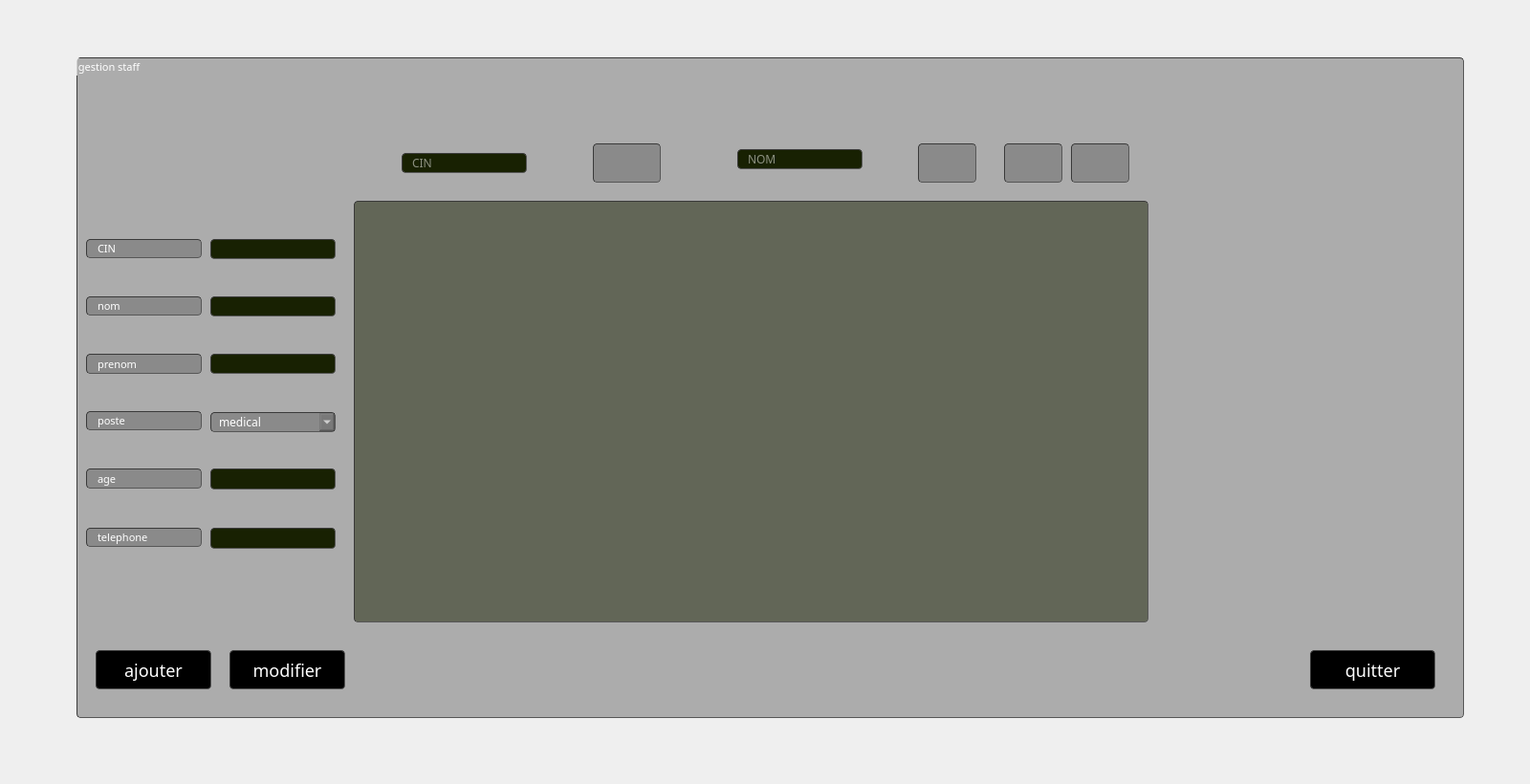
     <widget class="QWidget" name="tab_6">
      <attribute name="title">
       <string>staff</string>
      </attribute>
      <widget class="QGroupBox" name="groupBox_7">
       <property name="geometry">
        <rect>
         <x>80</x>
         <y>60</y>
         <width>1451</width>
         <height>691</height>
        </rect>
       </property>
       <property name="font">
        <font>
         <family>century gothic</family>
         <pointsize>8</pointsize>
         <weight>9</weight>
         <italic>false</italic>
         <bold>false</bold>
        </font>
       </property>
       <property name="styleSheet">
        <string notr="true">border-width: 1px; border-radius: 4px;
	border-color: rgb(58, 58, 58);
	border-style: inset;
	padding: 0 8px;
	color: rgb(255, 255, 255);
	
background-color:rgba(105, 105, 105,0.5);
	selection-background-color:#ffffff;
	selection-color:#ffffff;
font: 75 8pt &quot;MS Shell Dlg 2&quot;;
font-family: century gothic;</string>
       </property>
       <property name="title">
        <string>gestion staff</string>
       </property>
       <widget class="QLabel" name="label_51">
        <property name="geometry">
         <rect>
          <x>10</x>
          <y>190</y>
          <width>121</width>
          <height>20</height>
         </rect>
        </property>
        <property name="font">
         <font>
          <family>century gothic</family>
          <pointsize>8</pointsize>
          <weight>9</weight>
          <italic>false</italic>
          <bold>false</bold>
         </font>
        </property>
        <property name="styleSheet">
         <string notr="true">border-width: 1px; border-radius: 4px;
	border-color: rgb(58, 58, 58);
	border-style: inset;
	padding: 0 8px;
	color: rgb(255, 255, 255);
	
background-color:rgba(105, 105, 105,0.5);
	selection-background-color:#ffffff;
	selection-color:#ffffff;
font: 75 8pt &quot;MS Shell Dlg 2&quot;;
font-family: century gothic;</string>
        </property>
        <property name="text">
         <string>CIN</string>
        </property>
       </widget>
       <widget class="QLabel" name="label_52">
        <property name="geometry">
         <rect>
          <x>10</x>
          <y>370</y>
          <width>121</width>
          <height>20</height>
         </rect>
        </property>
        <property name="font">
         <font>
          <family>century gothic</family>
          <pointsize>8</pointsize>
          <weight>9</weight>
          <italic>false</italic>
          <bold>false</bold>
         </font>
        </property>
        <property name="styleSheet">
         <string notr="true">border-width: 1px; border-radius: 4px;
	border-color: rgb(58, 58, 58);
	border-style: inset;
	padding: 0 8px;
	color: rgb(255, 255, 255);
	
background-color:rgba(105, 105, 105,0.5);
	selection-background-color:#ffffff;
	selection-color:#ffffff;
font: 75 8pt &quot;MS Shell Dlg 2&quot;;
font-family: century gothic;</string>
        </property>
        <property name="text">
         <string>poste</string>
        </property>
       </widget>
       <widget class="QPushButton" name="pushButton_7">
        <property name="geometry">
         <rect>
          <x>1290</x>
          <y>620</y>
          <width>131</width>
          <height>41</height>
         </rect>
        </property>
        <property name="styleSheet">
         <string notr="true">font: 75 8pt &quot;MS Shell Dlg 2&quot;;

background-color:rgb(0, 0, 0);
border-radius: 4px;
	border-color: rgb(58, 58, 58);
	border-style: inset;
font-family: century gothic;
font-size: 18px;
color: rgb(255, 255, 255);</string>
        </property>
        <property name="text">
         <string>quitter</string>
        </property>
       </widget>
       <widget class="QLineEdit" name="lineEdit_nom_2">
        <property name="geometry">
         <rect>
          <x>140</x>
          <y>250</y>
          <width>131</width>
          <height>21</height>
         </rect>
        </property>
        <property name="styleSheet">
         <string>border-width: 1px; border-radius: 4px;
	border-color: rgb(58, 58, 58);
	border-style: inset;
	padding: 0 8px;
	color: rgb(255, 255, 255);
	
background-color: rgb(24, 33, 2);
	selection-background-color:#ffffff;
	selection-color:#ffffff</string>
        </property>
       </widget>
       <widget class="QPushButton" name="pushButton_8">
        <property name="geometry">
         <rect>
          <x>20</x>
          <y>620</y>
          <width>121</width>
          <height>41</height>
         </rect>
        </property>
        <property name="styleSheet">
         <string notr="true">font: 75 8pt &quot;MS Shell Dlg 2&quot;;

background-color:rgb(0, 0, 0);
border-radius: 4px;
	border-color: rgb(58, 58, 58);
	border-style: inset;
font-family: century gothic;
font-size: 18px;
color: rgb(255, 255, 255);</string>
        </property>
        <property name="text">
         <string>ajouter</string>
        </property>
       </widget>
       <widget class="QLineEdit" name="lineEdit_cin_2">
        <property name="geometry">
         <rect>
          <x>140</x>
          <y>190</y>
          <width>131</width>
          <height>21</height>
         </rect>
        </property>
        <property name="styleSheet">
         <string>border-width: 1px; border-radius: 4px;
	border-color: rgb(58, 58, 58);
	border-style: inset;
	padding: 0 8px;
	color: rgb(255, 255, 255);
	
background-color: rgb(24, 33, 2);
	selection-background-color:#ffffff;
	selection-color:#ffffff</string>
        </property>
       </widget>
       <widget class="QLabel" name="label_53">
        <property name="geometry">
         <rect>
          <x>10</x>
          <y>250</y>
          <width>121</width>
          <height>20</height>
         </rect>
        </property>
        <property name="font">
         <font>
          <family>century gothic</family>
          <pointsize>8</pointsize>
          <weight>9</weight>
          <italic>false</italic>
          <bold>false</bold>
         </font>
        </property>
        <property name="styleSheet">
         <string notr="true">border-width: 1px; border-radius: 4px;
	border-color: rgb(58, 58, 58);
	border-style: inset;
	padding: 0 8px;
	color: rgb(255, 255, 255);
	
background-color:rgba(105, 105, 105,0.5);
	selection-background-color:#ffffff;
	selection-color:#ffffff;
font: 75 8pt &quot;MS Shell Dlg 2&quot;;
font-family: century gothic;</string>
        </property>
        <property name="text">
         <string>nom</string>
        </property>
       </widget>
       <widget class="QLabel" name="label_54">
        <property name="geometry">
         <rect>
          <x>10</x>
          <y>310</y>
          <width>121</width>
          <height>21</height>
         </rect>
        </property>
        <property name="font">
         <font>
          <family>century gothic</family>
          <pointsize>8</pointsize>
          <weight>9</weight>
          <italic>false</italic>
          <bold>false</bold>
         </font>
        </property>
        <property name="styleSheet">
         <string notr="true">border-width: 1px; border-radius: 4px;
	border-color: rgb(58, 58, 58);
	border-style: inset;
	padding: 0 8px;
	color: rgb(255, 255, 255);
	
background-color:rgba(105, 105, 105,0.5);
	selection-background-color:#ffffff;
	selection-color:#ffffff;
font: 75 8pt &quot;MS Shell Dlg 2&quot;;
font-family: century gothic;</string>
        </property>
        <property name="text">
         <string>prenom</string>
        </property>
       </widget>
       <widget class="QLineEdit" name="lineEdit_prenom_2">
        <property name="geometry">
         <rect>
          <x>140</x>
          <y>310</y>
          <width>131</width>
          <height>21</height>
         </rect>
        </property>
        <property name="styleSheet">
         <string>border-width: 1px; border-radius: 4px;
	border-color: rgb(58, 58, 58);
	border-style: inset;
	padding: 0 8px;
	color: rgb(255, 255, 255);
	
background-color: rgb(24, 33, 2);
	selection-background-color:#ffffff;
	selection-color:#ffffff</string>
        </property>
       </widget>
       <widget class="QPushButton" name="pushButton_14">
        <property name="geometry">
         <rect>
          <x>160</x>
          <y>620</y>
          <width>121</width>
          <height>41</height>
         </rect>
        </property>
        <property name="styleSheet">
         <string notr="true">font: 75 8pt &quot;MS Shell Dlg 2&quot;;

background-color:rgb(0, 0, 0);
border-radius: 4px;
	border-color: rgb(58, 58, 58);
	border-style: inset;
font-family: century gothic;
font-size: 18px;
color: rgb(255, 255, 255);</string>
        </property>
        <property name="text">
         <string>modifier</string>
        </property>
       </widget>
       <widget class="QTableView" name="tablestaff">
        <property name="geometry">
         <rect>
          <x>290</x>
          <y>150</y>
          <width>831</width>
          <height>441</height>
         </rect>
        </property>
        <property name="styleSheet">
         <string notr="true">QTableView {
background: rgba(255, 255, 255,0.5);
background-color: rgba(24, 33, 2,0.5);
}
QTableView QTableCornerButton::section
{
     background: rgb(114, 124, 127);
}
QTableView::item:focus

{
    color:black;
}
QTableView::item:selected
{
    color:black;
     background: rgba(0, 0, 0, 50%);
}
QHeaderView::section
{

     background:black;
}
</string>
        </property>
       </widget>
       <widget class="QLineEdit" name="lineEdit_age_2">
        <property name="geometry">
         <rect>
          <x>140</x>
          <y>430</y>
          <width>131</width>
          <height>22</height>
         </rect>
        </property>
        <property name="styleSheet">
         <string>border-width: 1px; border-radius: 4px;
	border-color: rgb(58, 58, 58);
	border-style: inset;
	padding: 0 8px;
	color: rgb(255, 255, 255);
	
background-color: rgb(24, 33, 2);
	selection-background-color:#ffffff;
	selection-color:#ffffff</string>
        </property>
       </widget>
       <widget class="QLabel" name="label_55">
        <property name="geometry">
         <rect>
          <x>10</x>
          <y>430</y>
          <width>121</width>
          <height>21</height>
         </rect>
        </property>
        <property name="font">
         <font>
          <family>century gothic</family>
          <pointsize>8</pointsize>
          <weight>9</weight>
          <italic>false</italic>
          <bold>false</bold>
         </font>
        </property>
        <property name="styleSheet">
         <string notr="true">border-width: 1px; border-radius: 4px;
	border-color: rgb(58, 58, 58);
	border-style: inset;
	padding: 0 8px;
	color: rgb(255, 255, 255);
	
background-color:rgba(105, 105, 105,0.5);
	selection-background-color:#ffffff;
	selection-color:#ffffff;
font: 75 8pt &quot;MS Shell Dlg 2&quot;;
font-family: century gothic;</string>
        </property>
        <property name="text">
         <string>age</string>
        </property>
       </widget>
       <widget class="QLineEdit" name="lineEdit_tel">
        <property name="geometry">
         <rect>
          <x>140</x>
          <y>492</y>
          <width>131</width>
          <height>22</height>
         </rect>
        </property>
        <property name="styleSheet">
         <string>border-width: 1px; border-radius: 4px;
	border-color: rgb(58, 58, 58);
	border-style: inset;
	padding: 0 8px;
	color: rgb(255, 255, 255);
	
background-color: rgb(24, 33, 2);
	selection-background-color:#ffffff;
	selection-color:#ffffff</string>
        </property>
       </widget>
       <widget class="QLabel" name="label_56">
        <property name="geometry">
         <rect>
          <x>10</x>
          <y>492</y>
          <width>121</width>
          <height>20</height>
         </rect>
        </property>
        <property name="font">
         <font>
          <family>century gothic</family>
          <pointsize>8</pointsize>
          <weight>9</weight>
          <italic>false</italic>
          <bold>false</bold>
         </font>
        </property>
        <property name="styleSheet">
         <string notr="true">border-width: 1px; border-radius: 4px;
	border-color: rgb(58, 58, 58);
	border-style: inset;
	padding: 0 8px;
	color: rgb(255, 255, 255);
	
background-color:rgba(105, 105, 105,0.5);
	selection-background-color:#ffffff;
	selection-color:#ffffff;
font: 75 8pt &quot;MS Shell Dlg 2&quot;;
font-family: century gothic;</string>
        </property>
        <property name="text">
         <string>telephone</string>
        </property>
       </widget>
       <widget class="QLineEdit" name="lineEdit_cins">
        <property name="geometry">
         <rect>
          <x>340</x>
          <y>100</y>
          <width>131</width>
          <height>21</height>
         </rect>
        </property>
        <property name="styleSheet">
         <string notr="true">border-width: 1px; border-radius: 4px;
	border-color: rgb(58, 58, 58);
	border-style: inset;
	padding: 0 8px;
	color: rgb(255, 255, 255);
	
background-color: rgb(24, 33, 2);
	selection-background-color:#ffffff;
	selection-color:#ffffff</string>
        </property>
        <property name="placeholderText">
         <string>CIN</string>
        </property>
       </widget>
       <widget class="QPushButton" name="pushButton_15">
        <property name="geometry">
         <rect>
          <x>540</x>
          <y>90</y>
          <width>71</width>
          <height>41</height>
         </rect>
        </property>
        <property name="styleSheet">
         <string notr="true">image: url(:/img/img/delete.png);</string>
        </property>
        <property name="text">
         <string/>
        </property>
       </widget>
       <widget class="QPushButton" name="pushButton_17">
        <property name="geometry">
         <rect>
          <x>970</x>
          <y>90</y>
          <width>61</width>
          <height>41</height>
         </rect>
        </property>
        <property name="styleSheet">
         <string notr="true">image: url(:/img/img/Trie.png);</string>
        </property>
        <property name="text">
         <string/>
        </property>
       </widget>
       <widget class="QLineEdit" name="lineEdit_5">
        <property name="geometry">
         <rect>
          <x>691</x>
          <y>96</y>
          <width>131</width>
          <height>21</height>
         </rect>
        </property>
        <property name="styleSheet">
         <string notr="true">border-width: 1px; border-radius: 4px;
	border-color: rgb(58, 58, 58);
	border-style: inset;
	padding: 0 8px;
	color: rgb(255, 255, 255);
	
background-color: rgb(24, 33, 2);
	selection-background-color:#ffffff;
	selection-color:#ffffff</string>
        </property>
        <property name="placeholderText">
         <string>NOM</string>
        </property>
       </widget>
       <widget class="QPushButton" name="pushButton_18">
        <property name="geometry">
         <rect>
          <x>880</x>
          <y>90</y>
          <width>61</width>
          <height>41</height>
         </rect>
        </property>
        <property name="styleSheet">
         <string notr="true">image: url(:/img/img/rech.png);</string>
        </property>
        <property name="text">
         <string/>
        </property>
       </widget>
       <widget class="QComboBox" name="comboBox_2">
        <property name="geometry">
         <rect>
          <x>140</x>
          <y>371</y>
          <width>131</width>
          <height>21</height>
         </rect>
        </property>
        <item>
         <property name="text">
          <string>medical</string>
         </property>
        </item>
        <item>
         <property name="text">
          <string>dirigeant</string>
         </property>
        </item>
        <item>
         <property name="text">
          <string>entraineur</string>
         </property>
        </item>
        <item>
         <property name="text">
          <string>commercial</string>
         </property>
        </item>
        <item>
         <property name="text">
          <string>financier</string>
         </property>
        </item>
        <item>
         <property name="text">
          <string>ouvrier</string>
         </property>
        </item>
        <item>
         <property name="text">
          <string>agent de securite</string>
         </property>
        </item>
       </widget>
       <widget class="QPushButton" name="pushButton_28">
        <property name="geometry">
         <rect>
          <x>1040</x>
          <y>90</y>
          <width>61</width>
          <height>41</height>
         </rect>
        </property>
        <property name="styleSheet">
         <string notr="true">image: url(:/img/img/pdf.png);</string>
        </property>
        <property name="text">
         <string/>
        </property>
       </widget>
      </widget>
      <widget class="QLabel" name="label_58">
       <property name="geometry">
        <rect>
         <x>0</x>
         <y>0</y>
         <width>1591</width>
         <height>811</height>
        </rect>
       </property>
       <property name="styleSheet">
        <string notr="true">border-image: url(:/img/img/lagou.jpg);</string>
       </property>
       <property name="text">
        <string/>
       </property>
      </widget>
      <widget class="QLabel" name="label_59">
       <property name="geometry">
        <rect>
         <x>1230</x>
         <y>0</y>
         <width>291</width>
         <height>201</height>
        </rect>
       </property>
       <property name="styleSheet">
        <string notr="true">border-image: url(:/img/img/EST-logo2.png);</string>
       </property>
       <property name="text">
        <string/>
       </property>
      </widget>
      <zorder>label_58</zorder>
      <zorder>groupBox_7</zorder>
      <zorder>label_59</zorder>
     </widget>
